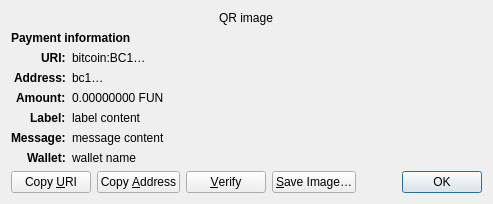
<?xml version="1.0" encoding="UTF-8"?>
<ui version="4.0">
 <class>ReceiveRequestDialog</class>
 <widget class="QDialog" name="ReceiveRequestDialog">
  <property name="geometry">
   <rect>
    <x>0</x>
    <y>0</y>
    <width>413</width>
    <height>229</height>
   </rect>
  </property>
  <property name="windowTitle">
   <string>Request payment to …</string>
  </property>
  <layout class="QGridLayout" name="gridLayout" columnstretch="0,1">
   <property name="sizeConstraint">
    <enum>QLayout::SetFixedSize</enum>
   </property>
   <item row="0" column="0" colspan="2" alignment="Qt::AlignHCenter">
    <widget class="QRImageWidget" name="qr_code">
     <property name="text">
      <string notr="true">QR image</string>
     </property>
     <property name="textInteractionFlags">
      <set>Qt::NoTextInteraction</set>
     </property>
    </widget>
   </item>
   <item row="1" column="0" colspan="2">
    <widget class="QLabel" name="payment_header">
     <property name="font">
      <font>
       <weight>75</weight>
       <bold>true</bold>
      </font>
     </property>
     <property name="text">
      <string>Payment information</string>
     </property>
     <property name="textInteractionFlags">
      <set>Qt::NoTextInteraction</set>
     </property>
    </widget>
   </item>
   <item row="2" column="0" alignment="Qt::AlignRight|Qt::AlignTop">
    <widget class="QLabel" name="uri_tag">
     <property name="font">
      <font>
       <weight>75</weight>
       <bold>true</bold>
      </font>
     </property>
     <property name="text">
      <string notr="true">URI:</string>
     </property>
     <property name="textFormat">
      <enum>Qt::PlainText</enum>
     </property>
     <property name="textInteractionFlags">
      <set>Qt::NoTextInteraction</set>
     </property>
    </widget>
   </item>
   <item row="2" column="1" alignment="Qt::AlignTop">
    <widget class="QLabel" name="uri_content">
     <property name="text">
      <string notr="true">bitcoin:BC1…</string>
     </property>
     <property name="textFormat">
      <enum>Qt::RichText</enum>
     </property>
     <property name="wordWrap">
      <bool>true</bool>
     </property>
     <property name="textInteractionFlags">
      <set>Qt::TextSelectableByMouse</set>
     </property>
    </widget>
   </item>
   <item row="3" column="0" alignment="Qt::AlignRight|Qt::AlignTop">
    <widget class="QLabel" name="address_tag">
     <property name="font">
      <font>
       <weight>75</weight>
       <bold>true</bold>
      </font>
     </property>
     <property name="text">
      <string>Address:</string>
     </property>
     <property name="textInteractionFlags">
      <set>Qt::NoTextInteraction</set>
     </property>
    </widget>
   </item>
   <item row="3" column="1" alignment="Qt::AlignTop">
    <widget class="QLabel" name="address_content">
     <property name="text">
      <string notr="true">bc1…</string>
     </property>
     <property name="textFormat">
      <enum>Qt::PlainText</enum>
     </property>
     <property name="textInteractionFlags">
      <set>Qt::TextSelectableByMouse</set>
     </property>
    </widget>
   </item>
   <item row="4" column="0" alignment="Qt::AlignRight|Qt::AlignTop">
    <widget class="QLabel" name="amount_tag">
     <property name="font">
      <font>
       <weight>75</weight>
       <bold>true</bold>
      </font>
     </property>
     <property name="text">
      <string>Amount:</string>
     </property>
     <property name="textInteractionFlags">
      <set>Qt::NoTextInteraction</set>
     </property>
    </widget>
   </item>
   <item row="4" column="1" alignment="Qt::AlignTop">
    <widget class="QLabel" name="amount_content">
     <property name="text">
      <string notr="true">0.00000000 FUN</string>
     </property>
     <property name="textFormat">
      <enum>Qt::PlainText</enum>
     </property>
     <property name="textInteractionFlags">
      <set>Qt::TextSelectableByMouse</set>
     </property>
    </widget>
   </item>
   <item row="5" column="0" alignment="Qt::AlignRight|Qt::AlignTop">
    <widget class="QLabel" name="label_tag">
     <property name="font">
      <font>
       <weight>75</weight>
       <bold>true</bold>
      </font>
     </property>
     <property name="text">
      <string>Label:</string>
     </property>
     <property name="textInteractionFlags">
      <set>Qt::NoTextInteraction</set>
     </property>
    </widget>
   </item>
   <item row="5" column="1" alignment="Qt::AlignTop">
    <widget class="QLabel" name="label_content">
     <property name="text">
      <string notr="true">label content</string>
     </property>
     <property name="textFormat">
      <enum>Qt::PlainText</enum>
     </property>
     <property name="wordWrap">
      <bool>true</bool>
     </property>
     <property name="textInteractionFlags">
      <set>Qt::TextSelectableByMouse</set>
     </property>
    </widget>
   </item>
   <item row="6" column="0" alignment="Qt::AlignRight|Qt::AlignTop">
    <widget class="QLabel" name="message_tag">
     <property name="font">
      <font>
       <weight>75</weight>
       <bold>true</bold>
      </font>
     </property>
     <property name="text">
      <string>Message:</string>
     </property>
     <property name="textInteractionFlags">
      <set>Qt::NoTextInteraction</set>
     </property>
    </widget>
   </item>
   <item row="6" column="1" alignment="Qt::AlignTop">
    <widget class="QLabel" name="message_content">
     <property name="text">
      <string notr="true">message content</string>
     </property>
     <property name="textFormat">
      <enum>Qt::PlainText</enum>
     </property>
     <property name="wordWrap">
      <bool>true</bool>
     </property>
     <property name="textInteractionFlags">
      <set>Qt::TextSelectableByMouse</set>
     </property>
    </widget>
   </item>
   <item row="7" column="0" alignment="Qt::AlignRight|Qt::AlignTop">
    <widget class="QLabel" name="wallet_tag">
     <property name="font">
      <font>
       <weight>75</weight>
       <bold>true</bold>
      </font>
     </property>
     <property name="text">
      <string>Wallet:</string>
     </property>
     <property name="textInteractionFlags">
      <set>Qt::NoTextInteraction</set>
     </property>
    </widget>
   </item>
   <item row="7" column="1" alignment="Qt::AlignTop">
    <widget class="QLabel" name="wallet_content">
     <property name="text">
      <string notr="true">wallet name</string>
     </property>
     <property name="textFormat">
      <enum>Qt::PlainText</enum>
     </property>
     <property name="wordWrap">
      <bool>true</bool>
     </property>
     <property name="textInteractionFlags">
      <set>Qt::TextSelectableByMouse</set>
     </property>
    </widget>
   </item>
   <item row="8" column="0" colspan="2">
    <layout class="QHBoxLayout" name="horizontalLayout">
     <item>
      <widget class="QPushButton" name="btnCopyURI">
       <property name="text">
        <string>Copy &amp;URI</string>
       </property>
       <property name="autoDefault">
        <bool>false</bool>
       </property>
      </widget>
     </item>
     <item>
      <widget class="QPushButton" name="btnCopyAddress">
       <property name="text">
        <string>Copy &amp;Address</string>
       </property>
       <property name="autoDefault">
        <bool>false</bool>
       </property>
      </widget>
     </item>
     <item>
      <widget class="QPushButton" name="btnVerify">
       <property name="text">
        <string>&amp;Verify</string>
       </property>
       <property name="toolTip">
        <string>Verify this address on e.g. a hardware wallet screen</string>
       </property>
       <property name="autoDefault">
        <bool>false</bool>
       </property>
      </widget>
     </item>
     <item>
      <widget class="QPushButton" name="btnSaveAs">
       <property name="text">
        <string>&amp;Save Image…</string>
       </property>
       <property name="autoDefault">
        <bool>false</bool>
       </property>
      </widget>
     </item>
     <item>
      <spacer name="horizontalSpacer_2">
       <property name="orientation">
        <enum>Qt::Horizontal</enum>
       </property>
       <property name="sizeHint" stdset="0">
        <size>
         <width>40</width>
         <height>20</height>
        </size>
       </property>
      </spacer>
     </item>
     <item>
      <widget class="QDialogButtonBox" name="buttonBox">
       <property name="focusPolicy">
        <enum>Qt::StrongFocus</enum>
       </property>
       <property name="standardButtons">
        <set>QDialogButtonBox::Ok</set>
       </property>
      </widget>
     </item>
    </layout>
   </item>
  </layout>
 </widget>
 <customwidgets>
  <customwidget>
   <class>QRImageWidget</class>
   <extends>QLabel</extends>
   <header>qt/qrimagewidget.h</header>
  </customwidget>
 </customwidgets>
 <tabstops>
  <tabstop>buttonBox</tabstop>
  <tabstop>btnCopyURI</tabstop>
  <tabstop>btnCopyAddress</tabstop>
  <tabstop>btnSaveAs</tabstop>
 </tabstops>
 <resources/>
 <connections>
  <connection>
   <sender>buttonBox</sender>
   <signal>accepted()</signal>
   <receiver>ReceiveRequestDialog</receiver>
   <slot>accept()</slot>
   <hints>
    <hint type="sourcelabel">
     <x>135</x>
     <y>230</y>
    </hint>
    <hint type="destinationlabel">
     <x>135</x>
     <y>126</y>
    </hint>
   </hints>
  </connection>
 </connections>
</ui>
